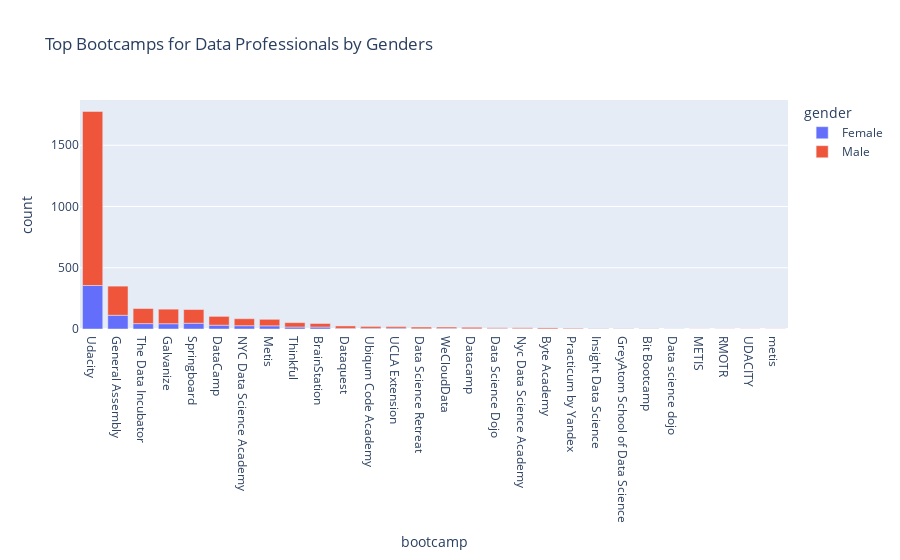

Here is the notebook cell this chart was saved with:
### Code cell
fig = px.bar(gender_count2, x='bootcamp', y='count', color='gender', title='Top Bootcamps for Data Professionals by Genders').update_xaxes(
    categoryorder='total descending')
fig

### Figure 1 — Plotly figure (JSON) as saved in the notebook; plotly's stock layout.template omitted (floating-point values rounded to 4 significant figures)
{"data": [{"alignmentgroup": "True", "hovertemplate": "gender=Female<br>bootcamp=%{x}<br>count=%{y}<extra></extra>", "legendgroup": "Female", "marker": {"color": "#636efa", "pattern": {"shape": ""}}, "name": "Female", "offsetgroup": "Female", "orientation": "v", "showlegend": true, "textposition": "auto", "type": "bar", "x": ["Bit Bootcamp", "BrainStation", "Byte Academy", "Data Science Dojo", "Data Science Retreat", "Data science dojo", "DataCamp", "Datacamp", "Dataquest", "Galvanize", "General Assembly", "GreyAtom School of Data Science", "Insight Data Science", "Metis", "NYC Data Science Academy", "Nyc Data Science Academy", "Practicum by Yandex", "Springboard", "The Data Incubator", "Thinkful", "UCLA Extension", "Ubiqum Code Academy", "Udacity", "WeCloudData"], "xaxis": "x", "y": [1, 16, 1, 4, 2, 1, 31, 2, 5, 43, 112, 2, 2, 26, 27, 3, 1, 47, 44, 16, 7, 6, 355, 5], "yaxis": "y"}, {"alignmentgroup": "True", "hovertemplate": "gender=Male<br>bootcamp=%{x}<br>count=%{y}<extra></extra>", "legendgroup": "Male", "marker": {"color": "#EF553B", "pattern": {"shape": ""}}, "name": "Male", "offsetgroup": "Male", "orientation": "v", "showlegend": true, "textposition": "auto", "type": "bar", "x": ["Bit Bootcamp", "BrainStation", "Byte Academy", "Data Science Dojo", "Data Science Retreat", "DataCamp", "Datacamp", "Dataquest", "Galvanize", "General Assembly", "GreyAtom School of Data Science", "Insight Data Science", "METIS", "Metis", "NYC Data Science Academy", "Nyc Data Science Academy", "Practicum by Yandex", "RMOTR", "Springboard", "The Data Incubator", "Thinkful", "UCLA Extension", "UDACITY", "Ubiqum Code Academy", "Udacity", "WeCloudData", "metis"], "xaxis": "x", "y": [1, 29, 8, 6, 14, 72, 12, 20, 119, 238, 1, 2, 1, 53, 57, 7, 5, 1, 112, 123, 36, 13, 1, 15, 1421, 11, 1], "yaxis": "y"}], "layout": {"barmode": "relative", "legend": {"title": {"text": "gender"}, "tracegroupgap": 0}, "title": {"text": "Top Bootcamps for Data Professionals by Genders"}, "xaxis": {"anchor": "y", "categoryorder": "total descending", "domain": [0, 1], "title": {"text": "bootcamp"}}, "yaxis": {"anchor": "x", "domain": [0, 1], "title": {"text": "count"}}}}
